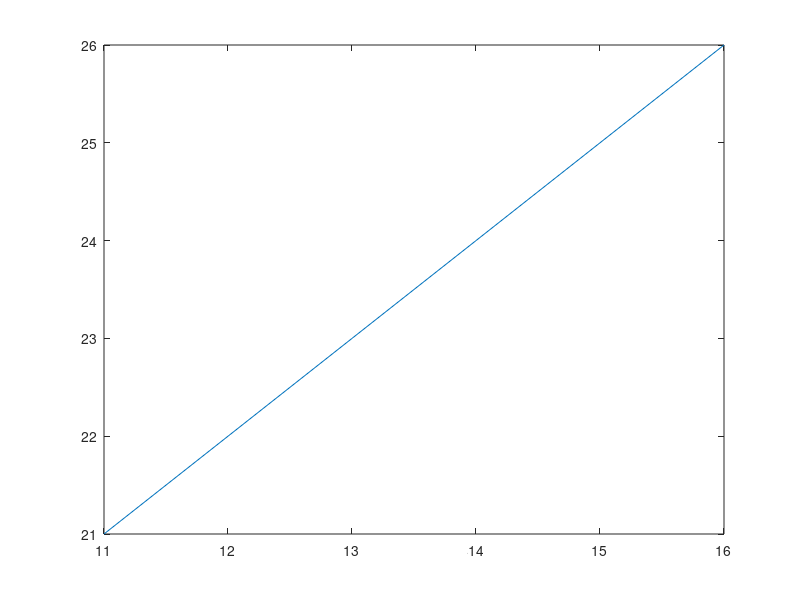

Write the MATLAB code that produced this figure.
%Exercise02_MatlabBasics_03
clear
clc

firstArray(1)=11;
firstArray(2)=12;
firstArray(3)=13;
firstArray(4)=14;
firstArray(5)=15;
firstArray(6)=16;

for i=1:6
    firstArray_v2(i) = 11 + (i-1)*1;
end

disp(firstArray_v2)

secondArray=[21, 22, 23, 24, 25, 26];
disp(secondArray)
disp(secondArray(2))
disp(size(secondArray))

plot(firstArray,secondArray)
%disp(firstArray)